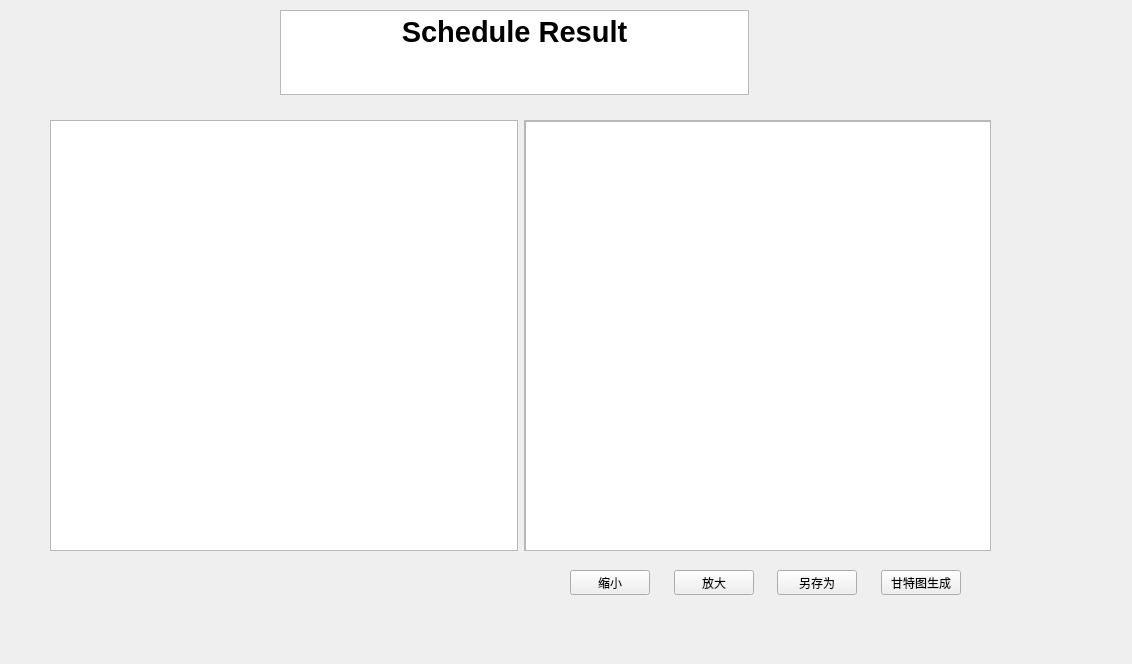
<?xml version="1.0" encoding="UTF-8"?>
<ui version="4.0">
 <class>haspagaresult</class>
 <widget class="QWidget" name="haspagaresult">
  <property name="geometry">
   <rect>
    <x>0</x>
    <y>0</y>
    <width>1132</width>
    <height>664</height>
   </rect>
  </property>
  <property name="windowTitle">
   <string>Form</string>
  </property>
  <widget class="QTextBrowser" name="textBrowser">
   <property name="geometry">
    <rect>
     <x>280</x>
     <y>10</y>
     <width>469</width>
     <height>85</height>
    </rect>
   </property>
   <property name="html">
    <string>&lt;!DOCTYPE HTML PUBLIC &quot;-//W3C//DTD HTML 4.0//EN&quot; &quot;http://www.w3.org/TR/REC-html40/strict.dtd&quot;&gt;
&lt;html&gt;&lt;head&gt;&lt;meta name=&quot;qrichtext&quot; content=&quot;1&quot; /&gt;&lt;meta charset=&quot;utf-8&quot; /&gt;&lt;style type=&quot;text/css&quot;&gt;
p, li { white-space: pre-wrap; }
hr { height: 1px; border-width: 0; }
li.unchecked::marker { content: &quot;\2610&quot;; }
li.checked::marker { content: &quot;\2612&quot;; }
&lt;/style&gt;&lt;/head&gt;&lt;body style=&quot; font-family:'Microsoft YaHei UI'; font-size:9pt; font-weight:400; font-style:normal;&quot;&gt;
&lt;p align=&quot;center&quot; style=&quot; margin-top:0px; margin-bottom:0px; margin-left:0px; margin-right:0px; -qt-block-indent:0; text-indent:0px;&quot;&gt;&lt;span style=&quot; font-size:22pt; font-weight:700;&quot;&gt;Schedule Result&lt;/span&gt;&lt;/p&gt;&lt;/body&gt;&lt;/html&gt;</string>
   </property>
  </widget>
  <widget class="QWidget" name="layoutWidget">
   <property name="geometry">
    <rect>
     <x>570</x>
     <y>570</y>
     <width>391</width>
     <height>25</height>
    </rect>
   </property>
   <layout class="QHBoxLayout" name="horizontalLayout_2">
    <item>
     <widget class="QPushButton" name="pushButton">
      <property name="text">
       <string>缩小</string>
      </property>
     </widget>
    </item>
    <item>
     <spacer name="horizontalSpacer">
      <property name="orientation">
       <enum>Qt::Horizontal</enum>
      </property>
      <property name="sizeHint" stdset="0">
       <size>
        <width>40</width>
        <height>20</height>
       </size>
      </property>
     </spacer>
    </item>
    <item>
     <widget class="QPushButton" name="pushButton_2">
      <property name="text">
       <string>放大</string>
      </property>
     </widget>
    </item>
    <item>
     <spacer name="horizontalSpacer_2">
      <property name="orientation">
       <enum>Qt::Horizontal</enum>
      </property>
      <property name="sizeHint" stdset="0">
       <size>
        <width>40</width>
        <height>20</height>
       </size>
      </property>
     </spacer>
    </item>
    <item>
     <widget class="QPushButton" name="pushButton_4">
      <property name="text">
       <string>另存为</string>
      </property>
     </widget>
    </item>
    <item>
     <spacer name="horizontalSpacer_3">
      <property name="orientation">
       <enum>Qt::Horizontal</enum>
      </property>
      <property name="sizeHint" stdset="0">
       <size>
        <width>40</width>
        <height>20</height>
       </size>
      </property>
     </spacer>
    </item>
    <item>
     <widget class="QPushButton" name="pushButton_3">
      <property name="text">
       <string>甘特图生成</string>
      </property>
     </widget>
    </item>
   </layout>
  </widget>
  <widget class="QWidget" name="layoutWidget_2">
   <property name="geometry">
    <rect>
     <x>50</x>
     <y>120</y>
     <width>941</width>
     <height>431</height>
    </rect>
   </property>
   <layout class="QHBoxLayout" name="horizontalLayout">
    <item>
     <widget class="QPlainTextEdit" name="plainTextEdit"/>
    </item>
    <item>
     <widget class="QScrollArea" name="scrollArea">
      <property name="widgetResizable">
       <bool>true</bool>
      </property>
      <widget class="QWidget" name="scrollAreaWidgetContents">
       <property name="geometry">
        <rect>
         <x>0</x>
         <y>0</y>
         <width>464</width>
         <height>427</height>
        </rect>
       </property>
       <widget class="QGraphicsView" name="graphicsView">
        <property name="geometry">
         <rect>
          <x>0</x>
          <y>0</y>
          <width>471</width>
          <height>431</height>
         </rect>
        </property>
       </widget>
      </widget>
     </widget>
    </item>
   </layout>
  </widget>
 </widget>
 <resources/>
 <connections/>
</ui>
